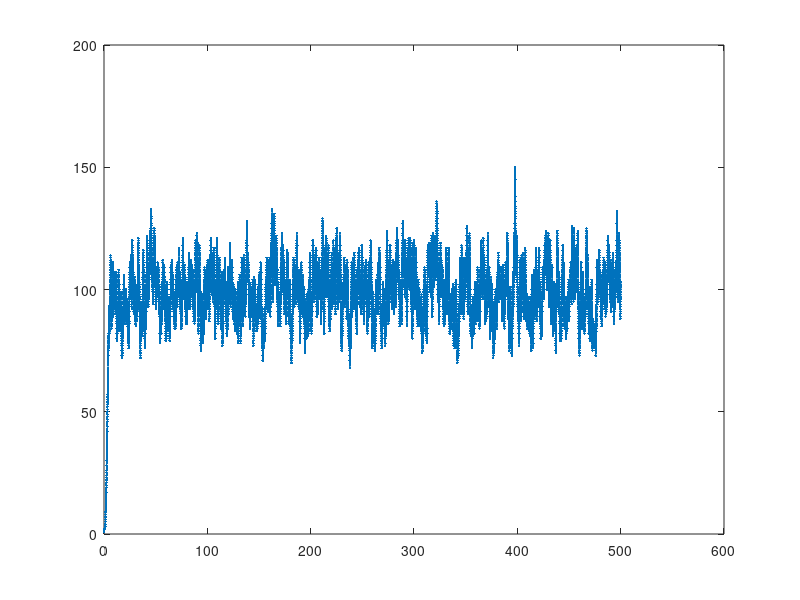

Write the MATLAB code that produced this figure.
%get a1, get a2, get r0, get r2
% dn/dt = vn(1-n/k) = n(v-vn/k)
function practice1
clear; clc
%% setup
tic;

count = 1; %reaction counter

n = 1; %initial # (vary to check time and error)
disp(n)

tplot = zeros(1); %for plotting
Xplot = n;      %for plotting

v = 1;
k = 100;
t = 0;

%% gillespie

while t < 500
    a1 = v*n;           %possibilities
    a2 = (v/k) *(n^2);
    
    r0= rand(1);        %probabilities
    r1 = rand(1);
    tau = (1/(a1+a2))*log(1/r1);
    
    
    if r0 < a1 / (a1+a2)  %rxn 1 happens (birth)
        n = n+1;
    else
        n = n-1;
    end
    
    count = count+1;
    t = t+tau;
    
    tplot(count) = t;
    Xplot(count) = n;
end


stairs(tplot,Xplot,'.-');
hold on;

%% error
%xx = 0:floor(tplot(end));
%sol = practice_sol;

%yy_ga = spline(tplot(:),Xplot(:),xx);
%yy_exact = spline(sol.x, sol.y, xx);

%err = sum(abs(yy_ga(:,20) - yy_exact(:,20)))/size(xx(:,20),2); %average error 

toc;
end



